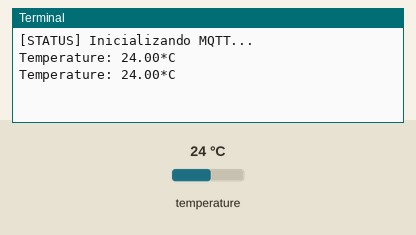
A program run on a simulated Raspberry Pi (BCM pin numbers). Parts: the last lines printed to the terminal. The test bench sets the inputs (shaded band); at power-on: temperature 24 °C. No MQTT or app messages arrive unless stated.

Above: at 1.3 s.
1.4 s: temperature set to 12 °C
At 2.6 s:
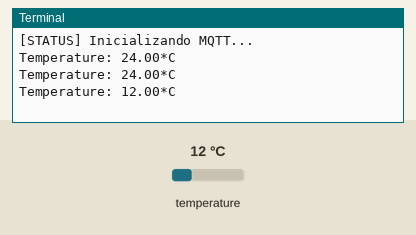
2.9 s: temperature set to 19 °C
At 4.0 s:
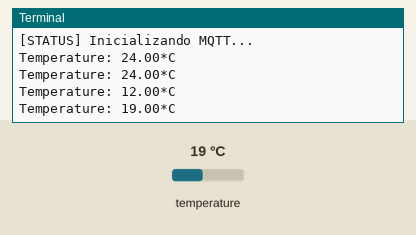
Timing chart, 0 to 5.9 s (numbered marks = the images above; inputs shaded):
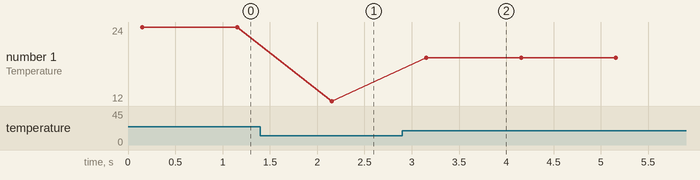

Measured:
- after the input at 1.4 s, the terminal: prints a new line after 0.75 s (image 1)
- after the input at 2.9 s, the terminal: prints a new line after 0.26 s (image 2)
- plotted number 1: 24 → 12 after the input at 1.4 s, 12 → 19 after the input at 2.9 s

The program:

mcp9808.py
```python
import sys
import time
import paho.mqtt.client as mqtt
import Adafruit_MCP9808.MCP9808 as MCP9808

broker = "broker.iot-br.com"
port = 8080
keppAlive = 60
topic = 'DZ/gauge/temperature'

sensor = MCP9808.MCP9808()
sensor.begin()

def on_connect(client, userdata, flags, rc):
  print("[STATUS] Conectado ao Broker. Resultado de conexao: " + str(rc))

  client.subscribe(topic)

try:
  print("[STATUS] Inicializando MQTT...")

  client = mqtt.Client()
  client.on_connect = on_connect

  client.connect(broker, port, keppAlive)

  while(True):
    temp = sensor.readTempC()
    temp = '{0:0.2F}'.format(temp)
    print("Temperature: " + temp + "*C")

    client.publish(topic, temp)

    time.sleep(1.0)

except KeyboardInterrupt:
  print "\nScript finalizado."
  sys.exit(0)
```
